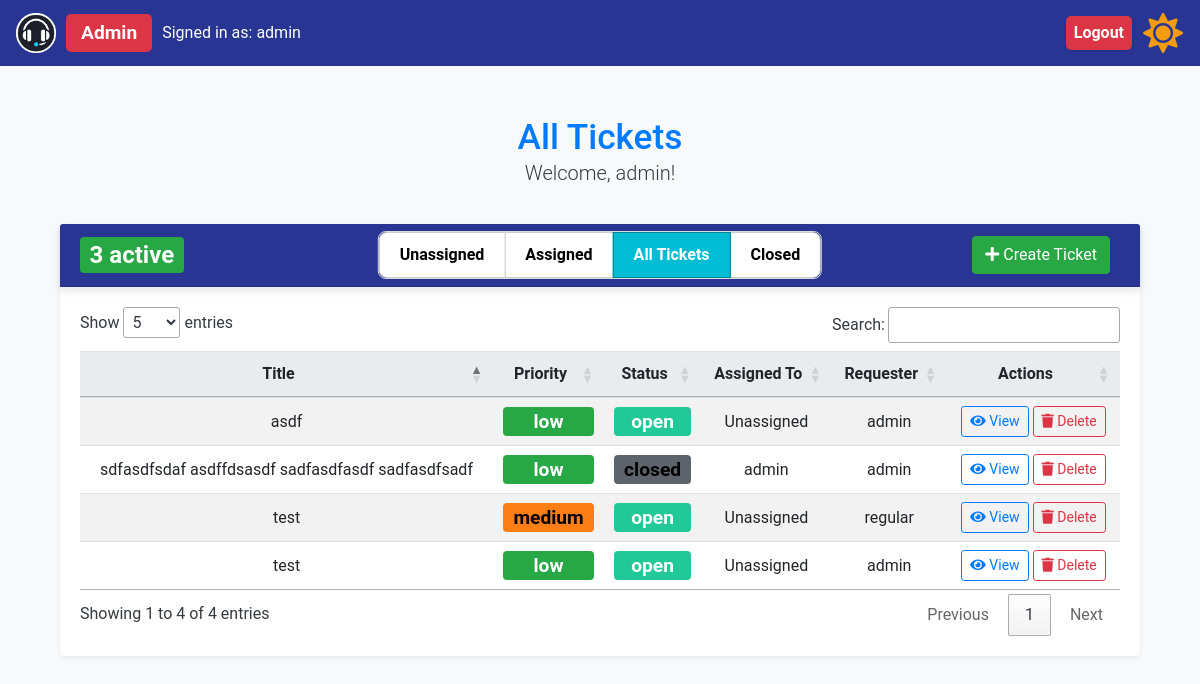
The page /all_tickets (signed in) on the database its author committed.
### app/models.py (models this page shows)
class User(UserMixin, db.Model):
    id = db.Column(db.Integer, primary_key=True)
    name = db.Column(db.String(150), nullable=False)
    email = db.Column(db.String(150), unique=True, nullable=False)
    password = db.Column(db.String(150), nullable=False)
    role = db.Column(db.String(50), nullable=False)
    created_tickets = db.relationship(
        "Ticket",
        foreign_keys="Ticket.user_id",
        back_populates="creator",
        overlaps="assigned_tickets,comments",
    )
    assigned_tickets = db.relationship(
        "Ticket",
        foreign_keys="Ticket.assigned_to",
        back_populates="assignee",
        overlaps="created_tickets,comments",
    )
    user_comments = db.relationship(
        "Comment", back_populates="commenter", overlaps="commenter,comments"
    )

class Ticket(db.Model):
    id = db.Column(db.Integer, primary_key=True)
    title = db.Column(db.String(150), nullable=False)
    description = db.Column(db.Text, nullable=False)
    status = db.Column(db.String(50), nullable=False)
    priority = db.Column(db.String(50), nullable=False)
    created_at = db.Column(db.DateTime, default=lambda: datetime.now(timezone.utc))
    updated_at = db.Column(
        db.DateTime,
        default=lambda: datetime.now(timezone.utc),
        onupdate=lambda: datetime.now(timezone.utc),
    )
    assigned_to = db.Column(db.Integer, db.ForeignKey("user.id"))
    user_id = db.Column(db.Integer, db.ForeignKey("user.id"))
    creator = db.relationship(
        "User",
        foreign_keys=[user_id],
        back_populates="created_tickets",
        overlaps="assigned_tickets,comments",
    )
    assignee = db.relationship(
        "User",
        foreign_keys=[assigned_to],
        back_populates="assigned_tickets",
        overlaps="created_tickets,comments",
    )
    ticket_comments = db.relationship("Comment", back_populates="ticket")

### app/routes.py (the view)
@bp.route('/all_tickets')
def all_tickets():
    if current_user.role == 'admin' or current_user.role == 'support':
        tickets = Ticket.query.all()
    else:
        tickets = Ticket.query.filter_by(user_id=current_user.id).all()
    view = 'all'
    return render_template('all_tickets.html', tickets=tickets, current_user=current_user, view=view)

### app/__init__.py (called while the page is built)
def create_app(config=None):
    app = Flask(__name__, instance_relative_config=True)
    if config:
        app.config.from_object(config)
    else:
        app.config.from_pyfile("config.py")  # Default to development config
    db.init_app(app)
    login_manager.init_app(app)
    migrate.init_app(app, db)
    csrf.init_app(app)  # Initialize CSRF protection with the app
    moment.init_app(app)  # Initialize Flask-Moment with the app
    from .models import User  # Ensure User model is correctly defined
    @login_manager.user_loader
    def load_user(user_id):
        return User.query.get(int(user_id))
    from .routes import bp  # Ensure bp is defined as a Blueprint in routes.py
    app.register_blueprint(bp)
    return app

### app/routes.py (called while the page is built)
@bp.context_processor
def inject_open_tickets_count():
    open_tickets_count = Ticket.query.filter(Ticket.status.in_(['open', 'in progress'])).count()
    if open_tickets_count > 10:
        badge_class = "badge-active-tickets-high"  # Red
    elif open_tickets_count > 5:
        badge_class = "badge-active-tickets-medium"  # Yellow
    elif open_tickets_count > 0:
        badge_class = "badge-active-tickets-low"  # Green
    else:
        badge_class = "badge-active-tickets-info"  # Blue or default color
    return {
        'open_tickets_count': open_tickets_count,
        'badge_class': badge_class
    }

### app/templates/all_tickets.html (shortened to what this page needs)
{% extends "base.html" %} {% block content %}
<div class="container mt-5">
  <div class="row mb-2">
    <div class="col-12 text-center">
      <h2 class="text-primary mb-0">
        {% if current_user.role == 'admin' or current_user.role == 'support' %}
        All Tickets {% else %} My Active Tickets {% endif %}
      </h2>
      <p class="lead">Welcome, {{ current_user.name }}!</p>
    </div>
  </div>
  <div class="card shadow-sm">
    <div
      class="card-header bg-primary text-white d-flex justify-content-between align-items-center position-relative"
    >
      {% if current_user.role == 'admin' or current_user.role == 'support' %}
      <div class="d-flex align-items-center">
        <span class="badge {{ badge_class }}">
          {{ open_tickets_count }} active
        </span>
      </div>
      {% endif %}
      <div class="toggle-buttons">
        <div
          class="btn-group toggle-group"
          role="group"
          aria-label="Ticket Status Toggle"
        >
          {% if current_user.role in ['admin', 'support'] %}
          <a
            href="{{ url_for('main.unassigned_tickets') }}"
            class="btn btn-toggle {% if view == 'unassigned' %}active{% endif %}"
          >
            Unassigned
          </a>
          <a
            href="{{ url_for('main.assigned_tickets') }}"
            class="btn btn-toggle {% if view == 'assigned' %}active{% endif %}"
          >
            Assigned
          </a>
          {% endif %} {% if current_user.role in ['admin', 'support'] %}
          <a
            href="{{ url_for('main.all_tickets') }}"
            class="btn btn-toggle {% if view == 'all' %}active{% endif %}"
          >
            All Tickets
          </a>
          {% endif %}
          <a
            href="{{ url_for('main.closed_tickets') }}"
            class="btn btn-toggle {% if view == 'closed' %}active{% endif %}"
          >
            Closed
          </a>
        </div>
      </div>
      <div class="ms-auto">
        <a class="btn btn-success" href="{{ url_for('main.create_ticket') }}">
          <i class="fas fa-plus"></i> Create Ticket
        </a>
      </div>
    </div>
    <div class="card-body">
      <table id="tickets-table" class="table table-striped table-hover">
        <thead>
          <tr>
            <th class="text-center">Title</th>
            <th class="text-center">Priority</th>
            <th class="text-center">Status</th>
            <th class="text-center">Assigned To</th>
            <th class="text-center">Requester</th>
            <th class="text-center">Actions</th>
          </tr>
        </thead>
        <tbody>
          {% if tickets|length == 0 %}
          <tr>
            <td class="text-center">-</td>
            <td class="text-center">-</td>
            <td class="text-center">-</td>
            <td class="text-center">-</td>
            <td class="text-center">-</td>
            <td class="text-center">No tickets available</td>
          </tr>
          {% else %}
          {% for ticket in tickets %}
          <tr>
            <td class="text-center">{{ ticket.title }}</td>
            <td class="text-center">
              <span class="badge badge-priority-{{ ticket.priority }}">
                {{ ticket.priority }}
              </span>
            </td>
            <td class="text-center">
              <span class="badge badge-status-{{ ticket.status|lower }}">
                {{ ticket.status }}
              </span>
            </td>
            <td class="text-center">
              {{ ticket.assignee.name if ticket.assignee else 'Unassigned' }}
            </td>
            <td class="text-center">{{ ticket.creator.name }}</td>
            <td class="text-center">
              <a href="{{ url_for('main.ticket_details', ticket_id=ticket.id) }}" class="btn btn-outline-primary btn-sm">
                <i class="fas fa-eye"></i> View
              </a>
              {% if current_user.role == 'admin' %}
              <form method="POST" action="{{ url_for('main.delete_ticket', ticket_id=ticket.id) }}" style="display: inline" onsubmit="return confirm('Are you sure you want to delete this ticket?');">
                <button type="submit" class="btn btn-outline-danger btn-sm">
                  <i class="fas fa-trash"></i> Delete
                </button>
              </form>
              {% endif %}
            </td>
          </tr>
          {% endfor %}
          {% endif %}
        </tbody>
      </table>
    </div>
  </div>
  </div>
</div>
{% endblock %}

### app/templates/base.html (shortened to what this page needs)
<!DOCTYPE html>
<html lang="en">
  <head>
    <link
      href="https://stackpath.bootstrapcdn.com/bootstrap/4.5.2/css/bootstrap.min.css"
      rel="stylesheet"
    />
    <link
      href="https://cdn.datatables.net/1.13.4/css/jquery.dataTables.min.css"
      rel="stylesheet"
    />
    <link
      href="{{ url_for('static', filename='styles.css') }}"
      rel="stylesheet"
    />
    <link
      rel="stylesheet"
      href="https://cdnjs.cloudflare.com/ajax/libs/font-awesome/5.15.4/css/all.min.css"
    />
  </head>
  <body class="light-mode">
    <nav class="navbar navbar-expand-lg">
      <a class="navbar-brand" href="#">
        <img
          src="{{ url_for('static', filename='logo.png') }}"
          alt="Help Desk Logo"
          style="height: 40px"
        />
        {% if current_user.is_authenticated %}
        <div class="role-container">
          <span class="badge badge-role-{{ current_user.role}}"
            >{{ current_user.role.capitalize() }}</span
          >
          <span class="user-info">Signed in as: {{ current_user.name }}</span>
        </div>
        {% endif %}
      </a>
      <div class="collapse navbar-collapse" id="navbarNav">
        <ul class="navbar-nav ml-auto">
          {% if current_user.is_authenticated %}
          <li class="nav-item">
            <a class="nav-link logout-badge" href="{{ url_for('main.logout') }}"
              >Logout</a
            >
          </li>
          {% endif %}
          <li class="nav-item">
            <button id="theme-toggle-button" class="btn btn-link nav-link">
              <i id="theme-toggle-icon" class="fas fa-sun"></i>
            </button>
          </li>
        </ul>
      </div>
    </nav>
    <div class="container">{% block content %} {% endblock %}</div>
  </body>
</html>

### app/static/styles.css (style rules this page uses)
body { font-family: "Roboto", sans-serif; background-color: #f8f9fa; margin: 0; color: #343a40; }
.container { margin-top: 50px; }
h2 { color: #007bff; }
.table th, .table td { vertical-align: middle; }
.table th { background-color: #e9ecef; }
.card { border: none; margin-top: 20px; box-shadow: 0 4px 8px rgba(0, 0, 0, 0.1); }
.card-header { background-color: #283593 !important; color: #ffffff; font-size: 1.25rem; font-weight: 500; box-shadow: 0 4px 8px rgba(0, 0, 0, 0.1); display: flex; justify-content: space-between; align-items: center; position: relative; }
.btn-primary, .btn-secondary, .btn-success, .btn-warning { margin-right: 10px; }
.btn-success { background-color: #28a745; border-color: #28a745; margin-left: auto; }
.btn-outline-primary { border-color: #007bff; color: #007bff; }
.badge { font-size: 1.2em; }
.text-primary { color: #007bff !important; font-size: 2.2em; }
.badge-priority-low, .badge-priority-medium, .badge-priority-high, .badge-status-open, .badge-status-in-progress, .badge-status-closed { text-align: center; width: 100%; }
.badge-priority-low { background-color: #28a745; color: rgb(255, 255, 255); }
.badge-priority-medium { background-color: #fd7e14; color: rgb(0, 0, 0); }
.navbar { background-color: #283593; }
.navbar .navbar-brand, .navbar .nav-link { color: #ffffff; }
.navbar-brand { display: flex; align-items: center; }
.badge-status-open { background-color: #20c997; color: white; }
.badge-status-closed { background-color: #5c636a; color: rgb(0, 0, 0); }
#theme-toggle-button { font-size: 1.5rem; cursor: pointer; height: 40px; display: flex; align-items: center; justify-content: center; padding: 0; margin: 0; margin-left: 10px; }
#theme-toggle-button .fas { transition: color 0.3s ease; font-size: 40px; line-height: 40px; }
.toggle-buttons { position: absolute; left: 50%; transform: translateX(-50%); }
.ms-auto { margin-left: auto; }
body.light-mode #theme-toggle-icon { color: #f39c12; }
.toggle-group { border: 1px solid #ddd; border-radius: 8px; overflow: hidden; display: inline-flex; }
.btn-toggle { background-color: white; color: black; padding: 10px 20px; border: 1px solid #ccc; border-radius: 0; font-weight: bold; cursor: pointer; transition: background-color 0.3s ease, color 0.3s ease; text-decoration: none; }
.btn-toggle.active { background-color: #00bcd4; color: white; border-color: #00838f; }
.toggle-group .btn-toggle:first-child { border-top-left-radius: 8px; border-bottom-left-radius: 8px; }
.toggle-group .btn-toggle:last-child { border-top-right-radius: 8px; border-bottom-right-radius: 8px; }
.logout-badge { cursor: pointer; transition: transform 0.2s, box-shadow 0.2s; display: inline-flex; align-items: center; padding: 5px 10px; border-radius: 5px; box-shadow: 0 1px 3px rgba(0, 0, 0, 0.1); white-space: nowrap; justify-content: space-between; color: #fff; background-color: #dc3545; text-decoration: none; margin-left: auto; font-weight: bold; }
.navbar-nav { display: flex; align-items: center; }
.role-container { display: flex; align-items: center; }
.user-info { color: white; font-size: 1rem; font-weight: 400; }
.role-container .badge { display: inline-block; }
.badge-role-admin, .badge-role-support, .badge-role-regular { padding: 0 15px; border-radius: 5px; font-weight: bold; font-size: 1.2rem; margin-right: 10px; margin-left: 10px; height: 38px; display: flex; align-items: center; justify-content: center; line-height: 38px; text-align: center; }
.badge-role-admin { background-color: #dc3545; }
.badge-active-tickets-low { background-color: #28a745; color: white; }

### rows shown on the page
User: role "Admin", name "admin"
Ticket: title "test", priority "medium", status "open", assignee "Unassigned", creator.name "regular"
Ticket: title "test", priority "low", status "open", assignee "Unassigned", creator.name "admin"
Ticket: title "sdfasdfsdaf asdffdsasdf sadfasdfasdf sadfasdfsadf", priority "low", status "closed", assignee "admin", creator.name "admin"
Ticket: title "asdf", priority "low", status "open", assignee "Unassigned", creator.name "admin"

### other values the page prints
{{ open_tickets_count }} "3"
